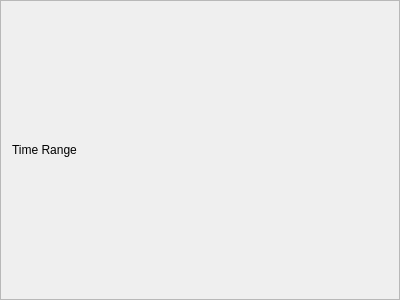
<?xml version="1.0" encoding="UTF-8"?>
<ui version="4.0">
 <class>TimeRangeBox</class>
 <widget class="QFrame" name="TimeRangeBox">
  <property name="geometry">
   <rect>
    <x>0</x>
    <y>0</y>
    <width>400</width>
    <height>300</height>
   </rect>
  </property>
  <property name="windowTitle">
   <string>Frame</string>
  </property>
  <property name="frameShape">
   <enum>QFrame::StyledPanel</enum>
  </property>
  <property name="frameShadow">
   <enum>QFrame::Raised</enum>
  </property>
  <layout class="QHBoxLayout" name="horizontalLayout">
   <item>
    <widget class="QLabel" name="label">
     <property name="text">
      <string>Time Range</string>
     </property>
    </widget>
   </item>
  </layout>
 </widget>
 <resources/>
 <connections/>
</ui>
